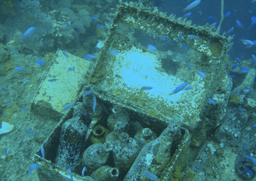
#> input picture Backend/ImageProcessing/OutputImages/red_channel_compensated_image.png, 256 x 181 px, shrunk from 1200 x 850 before the run
$ python main.py
#> lines starting #> are read from the running program, lines starting #| are printed output that depends on the picture
#> the answer given: OutputImages/red_channel_compensated_image.png
#> further down, image is the input picture: shape (181, 256, 3); mean B, G, R 121, 119.5, 60.1
### Backend/ImageProcessing/red_channel_compensation.py
# Importing numpy and opencv
import numpy as np
import cv2

# Defining a function to perform red channel compensation
def RedChannelCompensation(image, alpha, window_size):
    # Converting the image to float32
#> called with alpha = 1, window_size = 5
    image = image.astype(np.float32)
    # Spliting the image into RGB channels
    B, G, R = cv2.split(image)
    # Initializing the compensated red channel
    R_comp = np.zeros_like(R)
    # Getting the image's height and width
    height, width = image.shape[:2]
#> height = 181; width = 256
    # Getting the half window size
    half = window_size // 2
    # Padding the image borders with zeros
    image = cv2.copyMakeBorder(image, half, half, half, half, cv2.BORDER_CONSTANT, value=0)
#> image: shape (185, 260, 3) float32
    # Looping over the image pixels
    for i in range(height):
        for j in range(width):
            # Getting the local window of the image
            window = image[i:i+window_size, j:j+window_size]
            # Getting the mean value of the green and blue channels in the window
            mean_G = np.mean(window[:, :, 1])
            mean_B = np.mean(window[:, :, 2])
            # Computing the compensated red value according to equation in the paper
            R_comp[i, j] = R[i, j] + (alpha * mean_G + (1 - alpha) * mean_B - R[i, j]) * (alpha * G[i, j] + (1 - alpha) * B[i, j]) / (R[i, j] + G[i, j] + B[i, j])
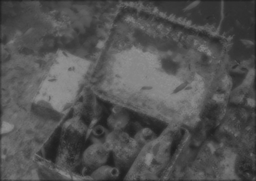
#> R_comp: shape (181, 256) float32; min 28.24, max 146.9, mean 83.2
    # Clipping the compensated red channel to the range [0, 255]
    R_comp = np.clip(R_comp, 0, 255)
    # Merging the RGB channels
    image = cv2.merge((B, G, R_comp))
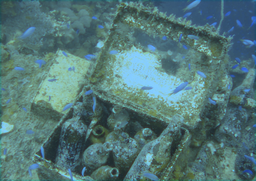
#> image: shape (181, 256, 3) float32; mean B, G, R 121, 119.5, 83.2
    # Converting the image back to uint8
    image = image.astype(np.uint8)
    # Returning the compensated image

    print ("Successfully completed Red Channel Compensation")

    return image

### Backend/ImageProcessing/white_balance.py
# Importing numpy
import numpy as np
# Assuming the input image is in RGB format and stored in a variable named img

# Defining a function for white balance based on the maximal response assumption
def WhiteBalance(img):
    # Getting the maximum values of each channel
    r_max = np.max(img[:,:,0])
#> r_max = 255
    g_max = np.max(img[:,:,1])
#> g_max = 222
    b_max = np.max(img[:,:,2])
#> b_max = 146

    # Computing the scaling factors for each channel
    r_scale = r_max / 255
#> r_scale = 1
    g_scale = g_max / 255
#> g_scale = 0.871
    b_scale = b_max / 255
#> b_scale = 0.573

    # Applying the scaling factors to the image
    img[:,:,0] = img[:,:,0] / r_scale
    img[:,:,1] = img[:,:,1] / g_scale
    img[:,:,2] = img[:,:,2] / b_scale

    # Clipping the values to the range [0, 255]
    img = np.clip(img, 0, 255)

    # Converting the image to uint8 type
    img = img.astype(np.uint8)

    print ("Successfully completed White Balancing")

    # Returning the white balanced image
    return img

### Backend/ImageProcessing/retinex_with_dense_pixels.py
# Importing numpy and opencv
import numpy as np
import cv2

# Defining a function to implement illuminance improvement by retinex with dense pixels
def RetinexWithDensePixels(image):
    # Converting the image from BGR to HSV color space
    hsv = cv2.cvtColor(image, cv2.COLOR_BGR2HSV)
#> hsv: shape (181, 256, 3); mean H, S, V 38.5, 54.2, 148.7
    # Extracting the value component
    v = hsv[:, :, 2]
    # Getting the height and width of the image
    h, w = v.shape
#> h = 181; w = 256
    # Initializing the illumination component
    l = np.zeros_like(v, dtype=np.float32)
    # Defining the eight directions for the path selection
    directions = [(1, 0), (0, 1), (-1, 0), (0, -1), (1, 1), (-1, -1), (1, -1), (-1, 1)]
    # Defining the step size for each iteration
    step = 1
    # Defining the number of iterations
    n_iter = int(np.log2(min(h, w)))
#> n_iter = 7
    # Looping over the eight directions
    for d in directions:
        # Looping over the iterations
        for i in range(n_iter):
            # Calculating the offset for the current iteration
            offset = step * (2 ** i)
            # Looping over the rows of the image
            for x in range(h):
                # Looping over the columns of the image
                for y in range(w):
                    # Calculating the coordinates of the next pixel along the direction
                    x_next = x + d[0] * offset
                    y_next = y + d[1] * offset
                    # Checking if the coordinates are valid
                    if 0 <= x_next < h and 0 <= y_next < w:
                        # Updating the illumination component by comparing the pixel values
                        l[x, y] = max(l[x, y], v[x, y] - v[x_next, y_next])
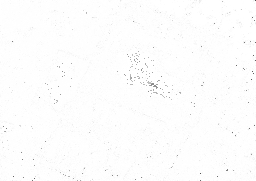
#> l: shape (181, 256) float32; min 75, max 255, mean 253.1
    # Averaging the illumination component over the eight directions
    l = l / 8
    # Normalizing the illumination component to [0, 255]
    l = cv2.normalize(l, None, 0, 255, cv2.NORM_MINMAX)
    # Calculating the reflection component by subtracting the illumination component from the value component
    r = v - l
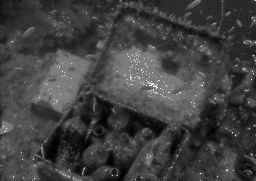
#> r: shape (181, 256) float32; min -203.6, max 185.1, mean -103.6; drawn with min black and max white
    # Replacing the value component with the reflection component
    hsv[:, :, 2] = r
#> hsv: shape (181, 256, 3); mean H, S, V 38.5, 54.2, 150.7
    # Converting the image back to BGR color space
    result = cv2.cvtColor(hsv, cv2.COLOR_HSV2BGR)

    print ("Successfully completed Retinex With Dense Pixels")

    # Returning the result
    return result

### Backend/ImageProcessing/adaptive_histogram_transform.py
# Importing numpy and opencv
import numpy as np
import cv2

# Defineing a function for adaptive histogram transform
def AdaptiveHistogramTransform(image):
    # Converting the image from RGB to HSV color space
    hsv = cv2.cvtColor(image, cv2.COLOR_RGB2HSV)
#> hsv: shape (181, 256, 3); mean H, S, V 89.5, 55.1, 150.7
    # Splitting the HSV channels
    h, s, v = cv2.split(hsv)
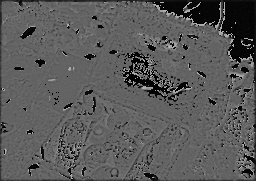
#> h: shape (181, 256); min 0, max 179, mean 89.5
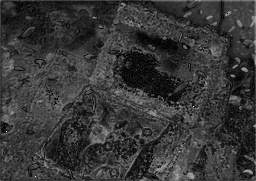
#> s: shape (181, 256); min 0, max 255, mean 55.1
    # Getting the mean value of the V channel
    mean_v = np.mean(v)
#> mean_v = 150.7
    # Defining the epsilon value
    epsilon = 10
    # Defining the piecewise linear function for histogram transform
    def transform(x):
        if x < mean_v - epsilon:
            return 100 * x / (mean_v - epsilon)
        elif abs(x - mean_v) <= epsilon:
            return x - mean_v + 120
        else:
            return 115 + 140 * (x - mean_v - epsilon) / (255 - mean_v - epsilon)
    # Applying the transform function to the V channel
    v = np.vectorize(transform)(v)
    # Clipping the values to the range [0, 255]
    v = np.clip(v, 0, 255).astype(np.uint8)
    # Merging the HSV channels
    hsv = cv2.merge([h, s, v])
#> hsv: shape (181, 256, 3); mean H, S, V 89.5, 55.1, 119.5
    # Converting the image back to RGB color space
    image = cv2.cvtColor(hsv, cv2.COLOR_HSV2RGB)

    print ("Successfully completed Adaptive Histogram Transform")

    # Returning the transformed image
    return image

### Backend/ImageProcessing/measures.py
import numpy as np
import cv2

def CalculateEntropy(image_path):
    # Reading the image
    image = cv2.imread(image_path, cv2.IMREAD_GRAYSCALE)
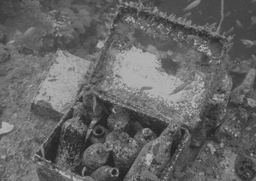
#> image: shape (181, 256); min 30, max 189, mean 101.4

    # Calculating the histogram
    hist = cv2.calcHist([image], [0], None, [256], [0, 256])
#> hist = 256 values, max 656 at index 71, min 0 at index 0, mean 181

    # Normalizing the histogram
    hist /= hist.sum()
#> hist = 256 values, max 0.0142 at index 71, min 0 at index 0, mean 0.00391

    # Calculating entropy
    entropy = -np.sum(hist * np.log2(hist + 1e-10))
#> entropy = 6.9

    return entropy

### Backend/ImageProcessing/main.py
# Importing all modules
import cv2
import sys
from red_channel_compensation import RedChannelCompensation
from white_balance import WhiteBalance
from retinex_with_dense_pixels import RetinexWithDensePixels
from adaptive_histogram_transform import AdaptiveHistogramTransform
from measures import CalculateEntropy

# Adding the imput image path
image_path =input()
image = cv2.imread(image_path)
alpha = 1
window_size = 5

# Calling all the image processing functions
print("Starting to process the input image")
compensated_image = RedChannelCompensation(image, alpha, window_size)
output_path = "E:/mini_project/Underwater-image-processing/Backend/ImageProcessing/OutputImages/red_channel_compensated_image.png"
cv2.imwrite(output_path, compensated_image)
print(f"Red Channel Compensated image saved as {output_path}.")

white_balanced_image = WhiteBalance(compensated_image)
output_path = "E:/mini_project/Underwater-image-processing/Backend/ImageProcessing/OutputImages/white_balanced_image.png"
cv2.imwrite(output_path, white_balanced_image)
print(f"White Balanced image saved as {output_path}.")

retinex_image = RetinexWithDensePixels(white_balanced_image)
output_path = "E:/mini_project/Underwater-image-processing/Backend/ImageProcessing/OutputImages/retinex_image.png"
cv2.imwrite(output_path, retinex_image)
print(f"Retinex image saved as {output_path}.")

final_image = AdaptiveHistogramTransform(retinex_image)
output_path = "E:/mini_project/Underwater-image-processing/Backend/ImageProcessing/OutputImages/adaptive_histogram_image.png"
cv2.imwrite(output_path, compensated_image)
print(f"Adaptive Histogram image saved as {output_path}.")

# Saving the output image path
output_path = "E:/mini_project/Underwater-image-processing/Frontend/public/processed_image.png"
cv2.imwrite(output_path, compensated_image)
print(f"Final output image saved to {image_path}. Processed image saved as {output_path}.")

entropy_value = CalculateEntropy(image_path)
#> entropy_value = 6.9
print(f"Entropy of {image_path}: {entropy_value:.4f}")
#| Entropy of OutputImages/red_channel_compensated_image.png: 6.8975
